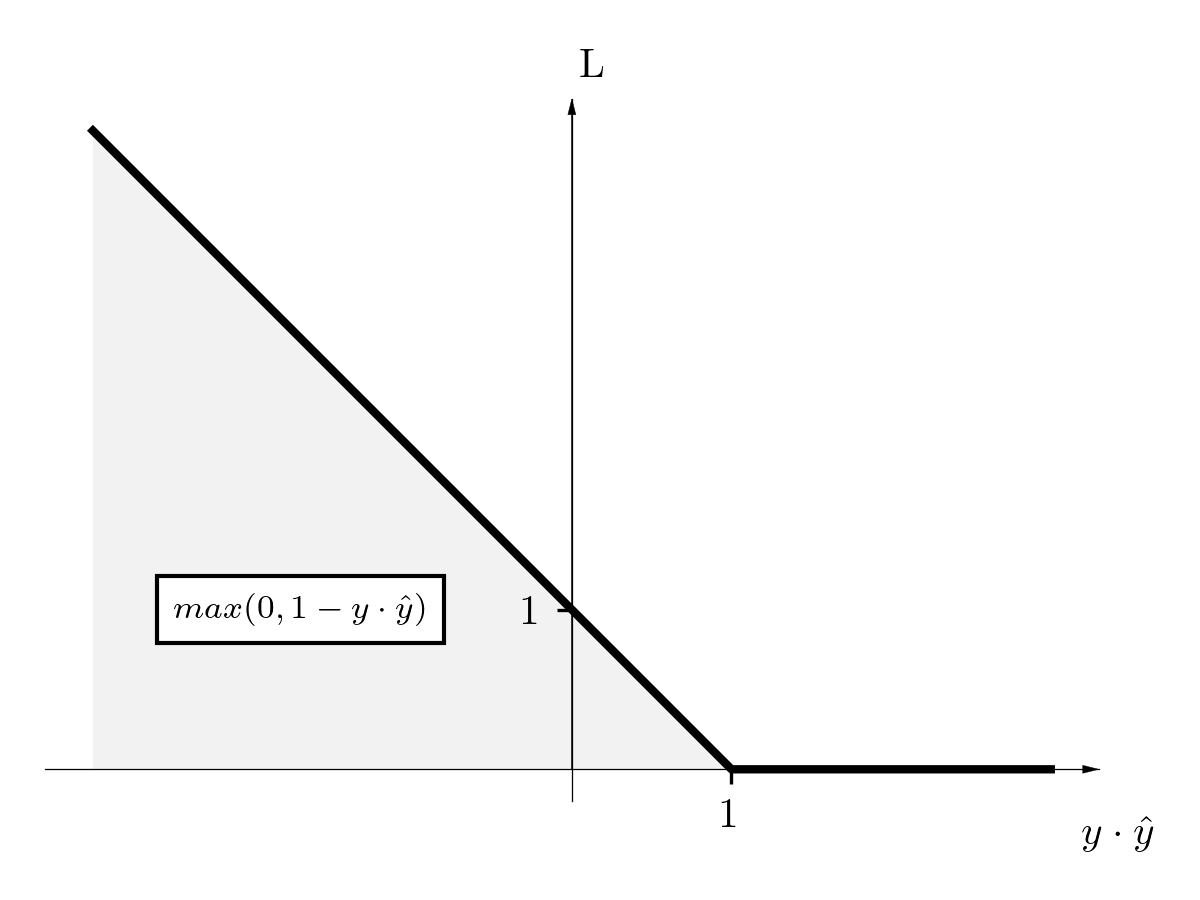

The script that drew this image:
import numpy as np
from matplotlib import pyplot as plt
plt.rc('text', usetex=True)
plt.rc('font', family='serif')


# Collect data
x = np.linspace(-3, 3, num=1000)
y = (1-x).clip(min=0)

# Build figure
fig, ax = plt.subplots(figsize=[4, 3])

# Plot data
ax.plot(x, y, color='black', linewidth=2)
ax.fill_between(x, 0, y, facecolor='black', alpha=.05)

# Reduce number of ticks
ax.set_xticks([1])
ax.set_yticks([1])

# Set labels
ax.set_xlabel(r'$y \cdot \hat{y}$')
ax.set_ylabel(r'L', rotation=0)

# Add text
ax.text(-1.7, 1, r'$max(0, 1-y \cdot \hat{y})$', size=8, ha="center", va="center",
        bbox=dict(facecolor='white'))

# Eliminate upper and right axes
ax.spines['right'].set_color('none')
ax.spines['top'].set_color('none')

# Thicker axes
# ax.spines['left'].set_linewidth(0.1)
ax.spines['left'].set_linewidth(0.3)
ax.spines['bottom'].set_linewidth(0.3)

# Move left y-axis and bottom x-axis to centre, passing through (0,0)
ax.spines['left'].set_position('center')
ax.spines['bottom'].set_position('zero')

# Adjust positions of ax labels
ax.xaxis.set_label_coords(1.02, -.02)
ax.yaxis.set_label_coords(.52, 1.02)

# Add head arrows to axes
xmin, xmax = ax.get_xlim()
ymin, ymax = ax.get_ylim()
ax.arrow(0, 0, 0, ymax-.1, head_width=.05, head_length=.1, linewidth=.1, color='black')
ax.arrow(0, 0, xmax-.1, 0, head_width=.05, head_length=.1, linewidth=.1, color='black')

# Make equal aspect
ax.set_aspect('equal')

plt.tight_layout()
name, ext = __file__.split('.')
plt.savefig(f'{name}.png', dpi=300)
